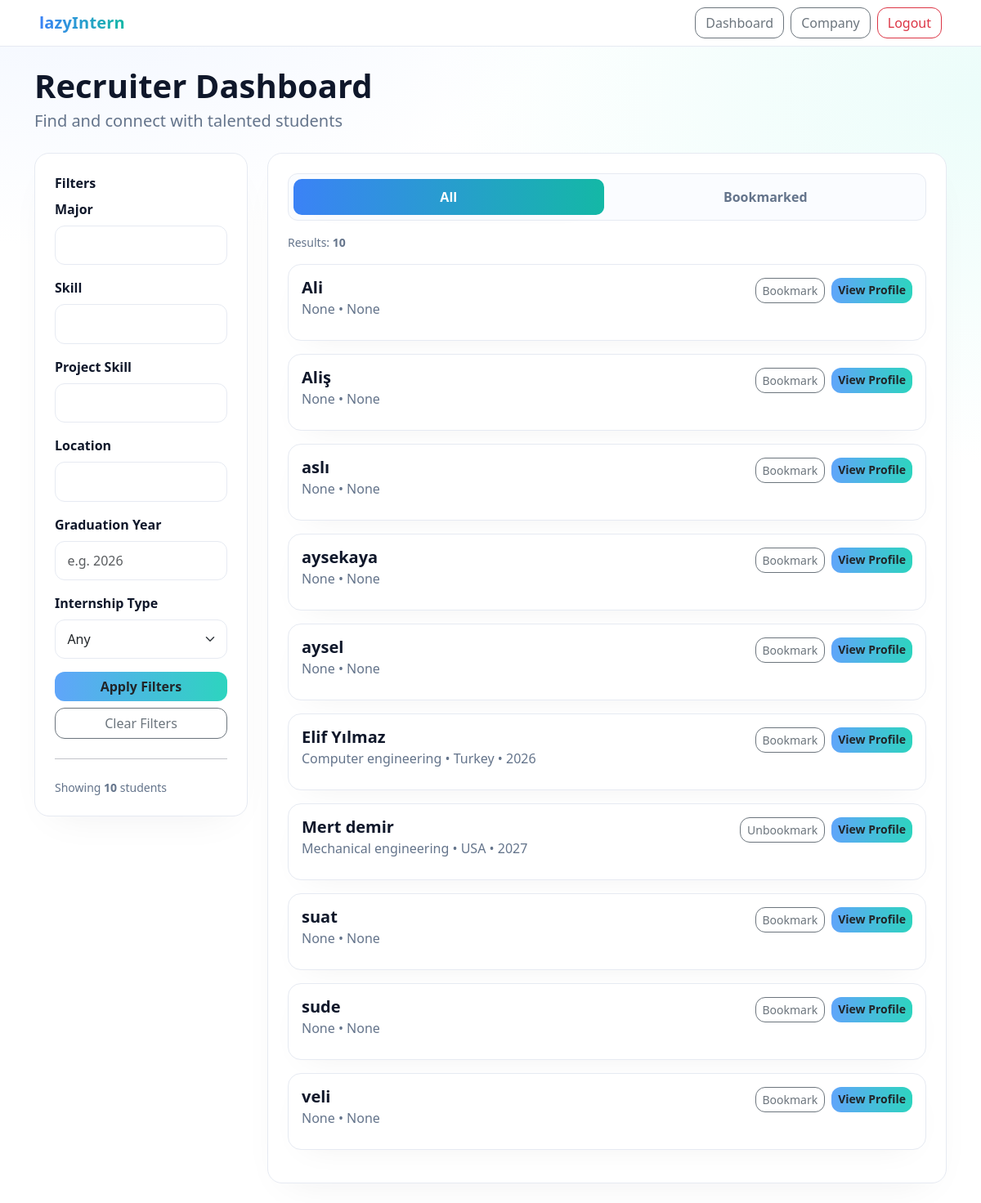
/profiles/company/batu/ (signed in), run on the app's committed database.
### profiles/models.py (models this page shows, shortened)
class Profile(models.Model):
    user = models.OneToOneField(User, on_delete=models.CASCADE, related_name="profile")
    university = models.CharField(max_length=255, blank=True, null=True)
    major = models.CharField(max_length=255, blank=True, null=True)
    graduation_year = models.IntegerField(null=True, blank=True)
    location = models.CharField(max_length=255, blank=True, null=True)
    bio = models.TextField(blank=True, null=True)
    github = models.URLField(blank=True, null=True)
    linkedin = models.URLField(blank=True, null=True)
    website = models.URLField(blank=True, null=True)
    legacy_website = models.URLField(blank=True, null=True)
    internship_type = models.CharField(max_length=50, blank=True, null=True)
    preferred_locations = models.CharField(max_length=255, blank=True, null=True)
    open_to_relocate = models.BooleanField(default=False)
    skills = models.ManyToManyField(Skill, blank=True, related_name="profiles")
    profile_views = models.PositiveIntegerField(default=0)
    class Meta:
        ordering = ["user__username"]

### profiles/views.py (the view, shortened to what this page needs)
# urls.py: path('company/<slug:slug>/', views.company_profile, name='company_profile'),
@login_required
def company_profile(request, slug):
    company = get_object_or_404(Company, slug=slug)
    ensure_company_slug(company)
    company_form = CompanyForm(instance=company)
    position_form = PositionForm()
    tab = request.GET.get("tab", "all")
    major = (request.GET.get("major") or "").strip()
    skill = (request.GET.get("skill") or "").strip()
    project_skill = (request.GET.get("project_skill") or "").strip()
    location = (request.GET.get("location") or "").strip()
    graduation_year = (request.GET.get("graduation_year") or "").strip()
    internship_type = (request.GET.get("internship_type") or "").strip()
    base_students = (
        Profile.objects.select_related("user")
        .prefetch_related("skills", "projects")
        .filter(user__company__isnull=True)
        .exclude(user=getattr(company, "user", None))
    )
    students_qs = base_students
    if major:
        students_qs = students_qs.filter(major__icontains=major)
    if location:
        students_qs = students_qs.filter(location__icontains=location)
    if graduation_year:
        students_qs = students_qs.filter(graduation_year=graduation_year)
    if internship_type:
        students_qs = students_qs.filter(internship_type__iexact=internship_type)
    if skill:
        students_qs = students_qs.filter(skills__name__icontains=skill).distinct()
    if project_skill:
        students_qs = students_qs.filter(projects__technologies__icontains=project_skill).distinct()
    filtered_students = students_qs
    filtered_count = filtered_students.count()
    total_count = base_students.count()
    bookmarked_students = company.bookmarked_students.select_related("user").prefetch_related("skills").all()
    bookmarked_ids = set(bookmarked_students.values_list("id", flat=True))
    context = {
        "company": company,
        "profile_views": 0,
        "open_positions_count": company.positions.count(),
        "applicants_count": 0,
        "completion_percent": calculate_company_completion(company),
        "company_form": company_form,
        "position_form": position_form,
        "students": filtered_students,
        "filtered_students": filtered_students,
        "bookmarked_students": bookmarked_students,
        "bookmarked_ids": bookmarked_ids,
        "active_tab": tab,
        "filtered_count": filtered_count,
        "total_count": total_count,
    }
    return render(request, "profiles/company_profile.html", context)

### profiles/forms.py
class CompanyForm(forms.ModelForm):
    class Meta:
        model = Company
        fields = ['name', 'industry', 'location', 'website', 'about', 'linkedin', 'twitter', 'facebook']
        widgets = {
            'about': forms.Textarea(attrs={'rows': 4}),
        }

class PositionForm(forms.ModelForm):
    class Meta:
        model = Position
        fields = ['title', 'description', 'link']

### profiles/views.py (called while the page is built)
def calculate_company_completion(company: Company) -> int:
    percent = 0
    if getattr(company, "about", None):
        percent += 30
    if getattr(company, "location", None):
        percent += 30
    if hasattr(company, "positions") and company.positions.exists():
        percent += 40
    return percent

def ensure_company_slug(company: Company) -> None:
    if not company.slug:
        base = slugify(company.name or f"company-{company.pk}") or f"company-{company.pk}"
        slug = base
        i = 2
        while Company.objects.filter(slug=slug).exclude(pk=company.pk).exists():
            slug = f"{base}-{i}"
            i += 1
        company.slug = slug
        company.save(update_fields=["slug"])

### profiles/templates/profiles/company_profile.html (shortened to what this page needs)
{% load static %}
<!DOCTYPE html>
<html lang="en">
<head>
  <link href="https://cdn.jsdelivr.net/npm/bootstrap@5.3.0/dist/css/bootstrap.min.css" rel="stylesheet"/>
</head>
<body>
<nav class="navbar navbar-light justify-content-between px-4 px-md-5">
  <a class="navbar-brand">lazyIntern</a>
  <div class="d-flex gap-2">
    <a href="{% url 'profile_redirect' %}" class="btn btn-outline-secondary">Dashboard</a>
    <button class="btn btn-outline-secondary" type="button"
            data-bs-toggle="offcanvas" data-bs-target="#companyOffcanvas"
            aria-controls="companyOffcanvas">
      Company
    </button>
    <a href="{% url 'logout' %}" class="btn btn-outline-danger">Logout</a>
  </div>
</nav>
<div class="container py-4">
  <div class="mb-4 page-head">
    <h1 class="fw-bold display-6 mb-1">Recruiter Dashboard</h1>
    <p class="fs-5">Find and connect with talented students</p>
  </div>
  <div class="row g-4">
    <div class="col-lg-3">
      <div class="card-soft p-4">
        <div class="filter-title">Filters</div>
        <form method="get">
          <div class="mb-3">
            <label class="form-label">Major</label>
            <input type="text" class="form-control" name="major" value="{{ request.GET.major|default:'' }}">
          </div>
          <div class="mb-3">
            <label class="form-label">Skill</label>
            <input type="text" class="form-control" name="skill" value="{{ request.GET.skill|default:'' }}">
          </div>
          <div class="mb-3">
            <label class="form-label">Project Skill</label>
            <input type="text" class="form-control" name="project_skill" value="{{ request.GET.project_skill|default:'' }}">
          </div>
          <div class="mb-3">
            <label class="form-label">Location</label>
            <input type="text" class="form-control" name="location" value="{{ request.GET.location|default:'' }}">
          </div>
          <div class="mb-3">
            <label class="form-label">Graduation Year</label>
            <input type="text" class="form-control" name="graduation_year" value="{{ request.GET.graduation_year|default:'' }}" placeholder="e.g. 2026">
          </div>
          <div class="mb-3">
            <label class="form-label">Internship Type</label>
            <select class="form-select" name="internship_type">
              <option value="">Any</option>
            </select>
          </div>
          <div class="d-grid gap-2">
            <button class="btn btn-grad" type="submit">Apply Filters</button>
            <a href="." class="btn btn-outline-secondary">Clear Filters</a>
          </div>
        </form>
        <hr class="my-4">
        <div class="small muted">
          Showing <strong>{{ students|length }}</strong> students
        </div>
      </div>
    </div>
    <div class="col-lg-9">
      <div class="card-soft p-4">
        <div class="tab-switch mb-3">
          {% with tab=request.GET.tab|default:'all' %}
            <button class="tab-btn {% if tab == 'all' %}active{% endif %}" onclick="switchTab('all')" type="button">All</button>
            <button class="tab-btn {% if tab == 'bookmarked' %}active{% endif %}" onclick="switchTab('bookmarked')" type="button">Bookmarked</button>
          {% endwith %}
        </div>
        <div class="list-head">
          <div class="muted small">
            {% if request.GET.tab == 'bookmarked' %}
              Bookmarked: <strong>{{ bookmarked_students|length }}</strong>
            {% else %}
              Results: <strong>{{ students|length }}</strong>
            {% endif %}
          </div>
        </div>
        <div id="tab-all" class="{% if request.GET.tab and request.GET.tab != 'all' %}d-none{% endif %}">
          {% for s in students %}
            <div class="student-card mb-3">
              <div class="d-flex justify-content-between align-items-start flex-wrap gap-2">
                <div>
                  <h5 class="student-name">
                    {% if s.user.get_full_name %}{{ s.user.get_full_name }}{% else %}{{ s.user.username }}{% endif %}
                  </h5>
                  <div class="student-meta">
                    {{ s.major }} • {{ s.location }}{% if s.graduation_year %} • {{ s.graduation_year }}{% endif %}
                  </div>
                </div>
                <div class="d-flex gap-2">
                  <form method="post" action="{% url 'toggle_bookmark' s.id %}" class="d-inline">
                    <button type="submit" class="btn btn-outline-secondary btn-sm">
                      {% if bookmarked_ids and s.id in bookmarked_ids %}
                        Unbookmark
                      {% else %}
                        Bookmark
                      {% endif %}
                    </button>
                  </form>
                  <a href="{% url 'student_profile_view' s.user.id %}" class="btn btn-grad btn-sm">
                    View Profile
                  </a>
                </div>
              </div>
            </div>
          {% empty %}
            <div class="muted">No students found.</div>
          {% endfor %}
        </div>
      </div>
    </div>
  </div>
</div>
</body>
</html>

### profiles/templates/profiles/company_profile.html (style rules this page uses)
:root { --text:#0f172a; --muted:#64748b; --bg:#ffffff; --blue-50:#eef4ff; --teal-50:#ecfdfa; --blue-400:#60a5fa; --blue-500:#3b82f6; --teal-400:#2dd4bf; --teal-500:#14b8a6; --border:#e6eaf2; --ring:rgba(16,24,40,.08); --success:#10b981; --danger:#ef4444; }
html,body { height:100%; }
body { font-family: ui-sans-serif, system-ui, -apple-system, "Segoe UI", Roboto, "Helvetica Neue", Arial; color:var(--text); background: radial-gradient(1100px 750px at 8% -10%, var(--blue-50) 0%, transparent 60%), radial-gradient(1100px 750px at 100% 8%, var(--teal-50) 0%, transparent 60%), var(--bg); }
.navbar { border-bottom:1px solid var(--border); background:#fff!important; }
.navbar-brand { font-weight:900; letter-spacing:.2px; background:linear-gradient(90deg, var(--blue-500), var(--teal-500)); -webkit-background-clip:text; background-clip:text; color:transparent; }
.btn-grad { background:linear-gradient(90deg, var(--blue-400), var(--teal-400)); border:0; font-weight:800; border-radius:12px; box-shadow:0 12px 34px -18px var(--ring); }
.btn-outline-secondary,.btn-outline-danger { border-radius:12px; }
.page-head p { color:var(--muted); }
.card-soft { border:1px solid var(--border); border-radius:18px; background:#fff; box-shadow:0 18px 48px -24px var(--ring); }
.filter-title { font-weight:900; margin-bottom:8px; }
.form-label { font-weight:700; }
.form-control,.form-select { border-radius:12px; border:1px solid var(--border); padding:.7rem .9rem; }
.tab-switch { display:flex; gap:8px; background:#fafcff; border:1px solid var(--border); border-radius:12px; padding:6px; }
.tab-btn { flex:1; border:none; background:transparent; padding:10px 12px; border-radius:10px; font-weight:800; color:var(--muted); }
.tab-btn.active { color:#fff; background:linear-gradient(90deg, var(--blue-500), var(--teal-500)); box-shadow:0 12px 36px -20px var(--ring); }
.student-card { border:1px solid var(--border); border-radius:16px; padding:16px; background:#fff; box-shadow:0 14px 42px -22px var(--ring); }
.student-name { font-weight:900; margin:0; }
.student-meta { color:var(--muted); margin:2px 0 10px; }
.list-head { display:flex; align-items:center; justify-content:space-between; margin:12px 0 16px; }
.muted { color:var(--muted); }

### data on the page
Profile: user.username "Ali", major "None", location "None", shows "Bookmark"
Profile: user.username "Aliş", major "None", location "None", shows "Bookmark"
Profile: user.username "aslı", major "None", location "None", shows "Bookmark"
Profile: user.username "aysekaya", major "None", location "None", shows "Bookmark"
Profile: user.username "aysel", major "None", location "None", shows "Bookmark"
Profile: user.get_full_name "Elif Yılmaz", major "Computer engineering", location "Turkey", graduation_year "2026", shows "Bookmark"
Profile: user.get_full_name "Mert demir", major "Mechanical engineering", location "USA", graduation_year "2027", shows "Unbookmark"
Profile: user.username "suat", major "None", location "None", shows "Bookmark"
Profile: user.username "sude", major "None", location "None", shows "Bookmark"
Profile: user.username "veli", major "None", location "None", shows "Bookmark"

### other printed values
{{ students|length }} "10"
